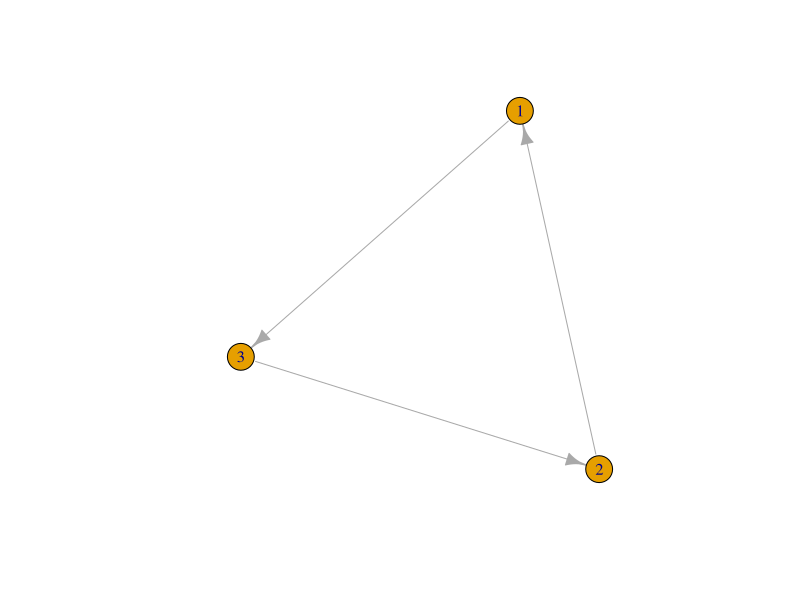
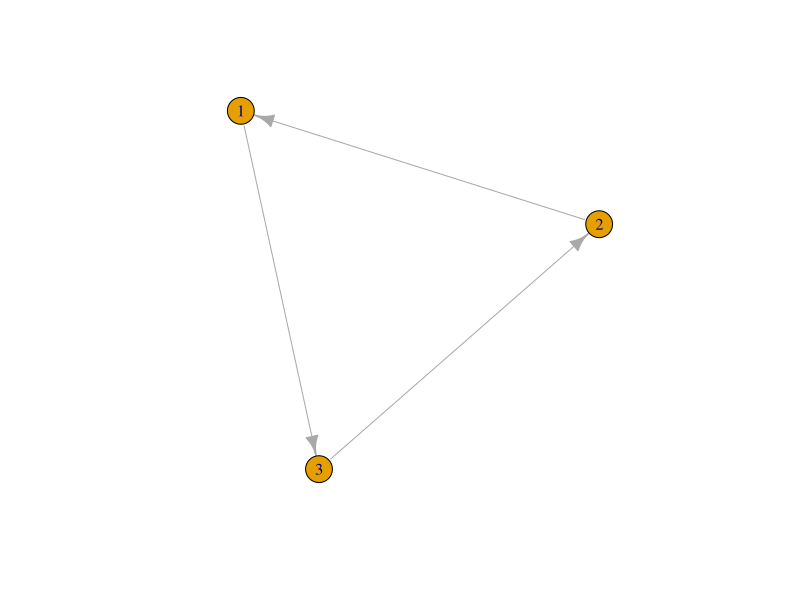
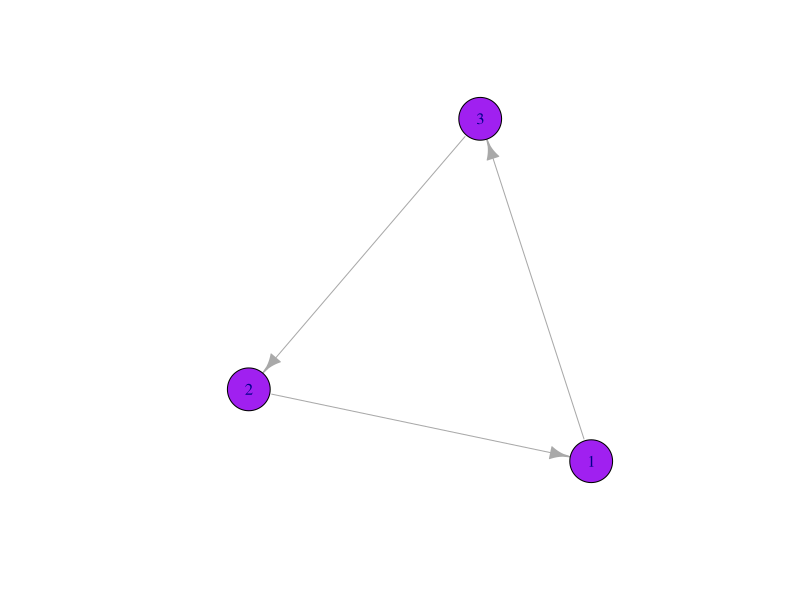
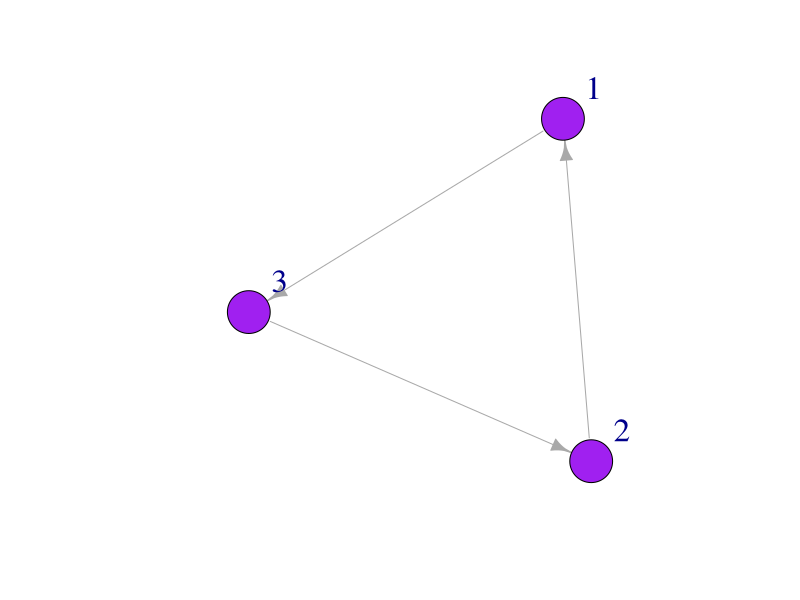
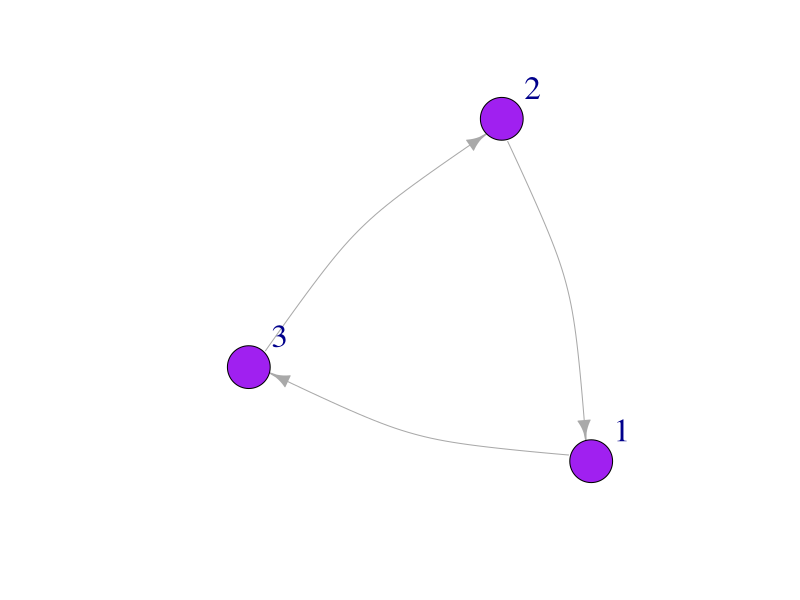
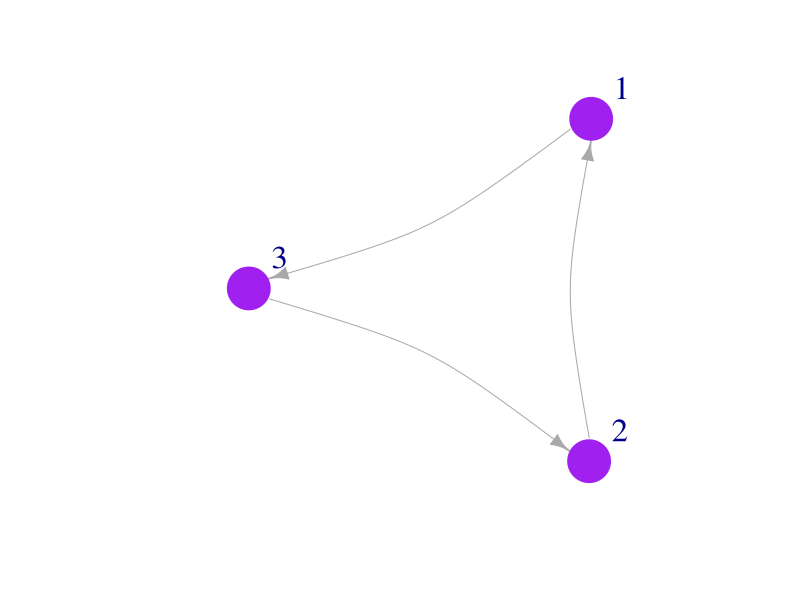
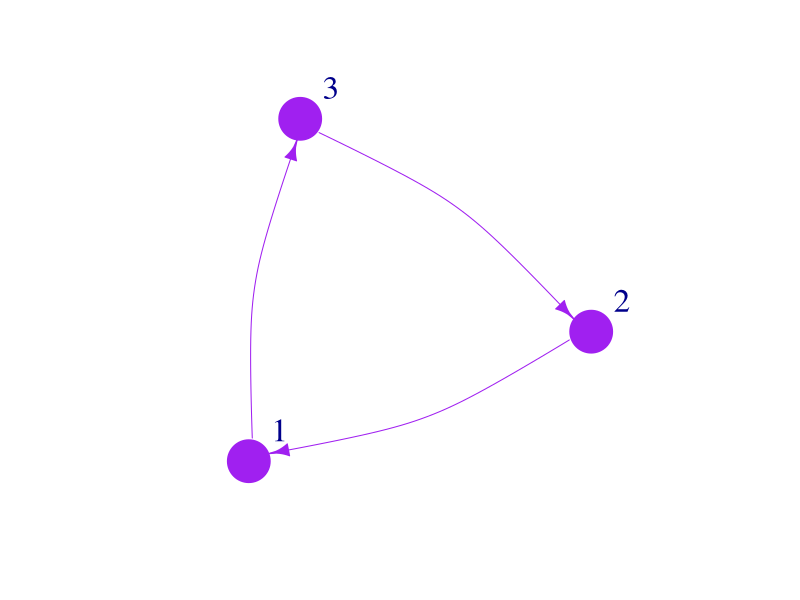
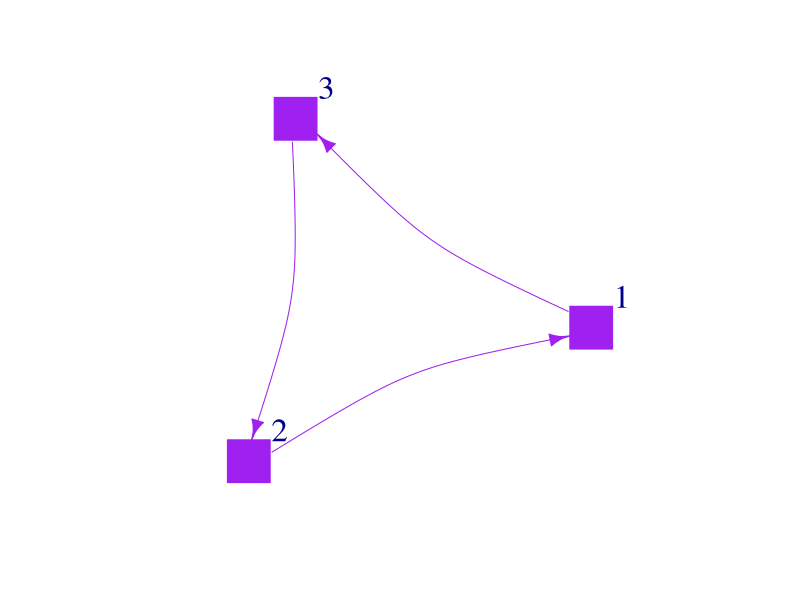

The R source for these figures, in order:
## ---- results='hide', message=FALSE----------------------------------------------------------------------------
library(igraph)
library(ggplot2)


## --------------------------------------------------------------------------------------------------------------
mat1 <- matrix(c(0, 1, 0, 0, 0, 1, 1,0, 0), 
               nrow=3, ncol=3) ### matrix function 
mat1


## --------------------------------------------------------------------------------------------------------------
mat2 <- graph_from_adjacency_matrix(mat1)
plot(mat2, edge.arrow.size = 1) ## set the size of the arrows 


## --------------------------------------------------------------------------------------------------------------
mat3 <- graph(edges=c(1,3, 3,2, 2,1), n=3, directed=T ) # use graph function and list edges 
plot(mat3, edge.arrow.size = 1)


## --------------------------------------------------------------------------------------------------------------
plot(mat3, 
     edge.arrow.size = 1, 
     vertex.color = "purple", 
     vertex.size = 25, 
     vertex.label.cex = 1)



## --------------------------------------------------------------------------------------------------------------
plot(mat3, 
     edge.arrow.size = 1, 
     vertex.color = "purple", 
     vertex.size = 25, 
     vertex.label.cex = 2, 
     vertex.label.dist = 3.5)


## --------------------------------------------------------------------------------------------------------------
plot(mat3, 
     edge.arrow.size = 1, 
     vertex.color = "purple", 
     vertex.size = 25, 
     vertex.label.cex = 2, 
     vertex.label.dist = 3.5, 
     edge.curved = .2)


## --------------------------------------------------------------------------------------------------------------
plot(mat3, 
     edge.arrow.size = 1, 
     vertex.color = "purple", 
     vertex.frame.color="purple",
     vertex.size = 25, 
     vertex.label.cex = 2, 
     vertex.label.dist = 3.5, 
     edge.curved = .2)


## --------------------------------------------------------------------------------------------------------------
plot(mat3, 
     edge.arrow.size = 1, 
     vertex.color = "purple", 
     vertex.frame.color="purple",
     vertex.size = 25, 
     vertex.label.cex = 2, 
     vertex.label.dist = 3.5, 
     edge.curved = .2,
     edge.color="purple")


## --------------------------------------------------------------------------------------------------------------
plot(mat3, 
     edge.arrow.size = 1, 
     vertex.color = "purple", 
     vertex.frame.color="purple",
     vertex.size = 25, 
     vertex.label.cex = 2, 
     vertex.label.dist = 3.5, 
     edge.curved = .2,
     vertex.shape = "square", 
     edge.color="purple")

# shape options are circle, square, 
# csquare, rectangle, crectangle, none


## --------------------------------------------------------------------------------------------------------------
plot(mat3, 
     edge.arrow.size = 1, 
     vertex.color = "purple", 
     vertex.frame.color="purple",
     vertex.size = 25, 
     vertex.label.cex = 2, 
     vertex.label.dist = 3.5, 
     edge.curved = .2,
     vertex.shape = "square",
     edge.lty = 2, 
     edge.color="purple")


## --------------------------------------------------------------------------------------------------------------
V(mat3)$color <- 'purple'
V(mat3)$size <- 25
E(mat3)$color <- 'purple'
E(mat3)$arrow.size <- 1
V(mat3)$frame.color <- 'purple'
plot(mat3)


## --------------------------------------------------------------------------------------------------------------
Nodelist <- data.frame(
                Names =c("Jim", "Carole", "Joe", "Michelle", "Jen", "Pete", "Paul", 
                         "Tim", "Jess", "Mark", "Jill", "Cam", "Kate") ,
                YearsFarming = c(8.5, 6.5, 4, 1, 3, 10, 5, 5, 5, 1, 1, 6, 6) , 
                Age = c(27, 52, 49, 32, 65, 72, 42, 67, 48, 33, 67, 75, 39) , 
                Gender = c("Male", "Female", "Male", "Female", "Female", "Male",
                           "Male","Male", "Female", "Male", "Female", "Male", 
                           "Female"))
Nodelist       


## --------------------------------------------------------------------------------------------------------------
Edgelist <- data.frame(
                  From = c("Jim", "Jim", "Jim", "Jill", "Kate", "Pete", 
                           "Pete", "Jess", "Jim", "Jim", "Pete"),
                  To = c("Carole", "Jen", "Pete", "Carole", "Joe", 
                         "Carole", "Paul", "Mark", "Cam", "Mark", "Tim"),
                  Times =c(3, 7, 6, 6, 5, 3, 2, 1, 1, 2, 5)
)
Edgelist


## --------------------------------------------------------------------------------------------------------------
FarmNetwork <- graph_from_data_frame(d = Edgelist, vertices = Nodelist, directed = T)
FarmNetwork
E(FarmNetwork) # view edges
V(FarmNetwork) # view nodes


## --------------------------------------------------------------------------------------------------------------
plot(FarmNetwork, 
     edge.arrow.size = .5, 
     vertex.color = "plum", 
     vertex.label.dist = 2.5)



## --------------------------------------------------------------------------------------------------------------
V(FarmNetwork)$color <- ifelse(V(FarmNetwork)$Gender == "Male", "#4682B4", "#C83200")
V(FarmNetwork)$frame.color <- ifelse(V(FarmNetwork)$Gender == "Male", "#4682B4", "#C83200")

plot(FarmNetwork, 
     edge.arrow.size = .5, 
     vertex.label.dist = 2.5, 
     edge.curved = .2)



## --------------------------------------------------------------------------------------------------------------
Layout1 <- layout_in_circle(FarmNetwork)

plot(FarmNetwork, 
     edge.arrow.size = .5, 
     vertex.label.dist = 2.5, 
     layout = Layout1)


## --------------------------------------------------------------------------------------------------------------
Layout2 <- layout_as_star(FarmNetwork)

plot(FarmNetwork, 
     edge.arrow.size = .5, 
     vertex.label.dist = 2.5, 
     layout = Layout2)


## --------------------------------------------------------------------------------------------------------------
Layout3 <- layout_with_kk(FarmNetwork)

plot(FarmNetwork, 
     edge.arrow.size = .5, 
     vertex.label.dist = 2.5, 
     layout = Layout3)


## --------------------------------------------------------------------------------------------------------------
Layout4<- layout_with_fr(FarmNetwork)

plot(FarmNetwork, edge.arrow.size = .5, vertex.label.dist = 2.5, layout = Layout4)


## --------------------------------------------------------------------------------------------------------------

V(FarmNetwork)$size <- V(FarmNetwork)$YearsFarming 
                # size the nodes by number of years farming

plot(FarmNetwork, 
     edge.arrow.size = .5, 
     vertex.label.dist = 2.5)


## --------------------------------------------------------------------------------------------------------------

V(FarmNetwork)$size <- V(FarmNetwork)$YearsFarming *2 
      ## scale by multiplying by 2

plot(FarmNetwork, edge.arrow.size = .5, vertex.label.dist = 2.5)


## --------------------------------------------------------------------------------------------------------------
E(FarmNetwork)$width <- E(FarmNetwork)$Times/1.5

plot(FarmNetwork, 
     edge.arrow.size = .7, 
     vertex.label.dist = 2.5, 
     edge.curved = .2, 
     layout = Layout2)


## --------------------------------------------------------------------------------------------------------------
plot(FarmNetwork, 
     edge.arrow.size = .7, 
     vertex.label.dist = 2.5, 
     edge.curved = .2, 
     layout = Layout2)
legend(x=-1.5, 
       y=-1.1, 
       c("Male","Female"), 
       pch=21, 
       pt.bg=c("#4682B4", "#C83200"),
       pt.cex=2, 
       cex=.8, 
       bty="n", 
       ncol=1)


## --------------------------------------------------------------------------------------------------------------
tiff("graph/NetworkPlot.tiff", 
     width=150, height=150, 
     units='mm',res=300)

plot(FarmNetwork, 
     edge.arrow.size = .7, 
     vertex.label.dist = 2.5, 
     edge.curved = .2, 
     layout = Layout2)
legend(x=-1.5, 
       y=-1.1, 
       c("Male","Female"), 
       pch=21, 
       pt.bg=c("#4682B4", "#C83200"),
       pt.cex=2, 
       cex=.8, 
       bty="n", 
       ncol=1)

dev.off()

